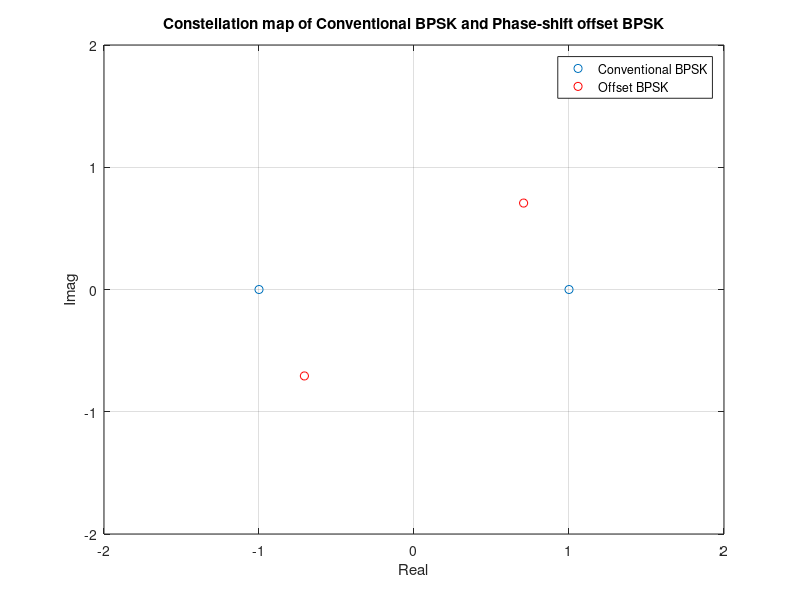

Source code (MATLAB):
sC = [ 1 -1 ];
plot(real(sC), imag(sC), 'o');
hold on
s = [(1./sqrt(2)) + (1i./sqrt(2)) (-1./sqrt(2)) + (-1i./sqrt(2))];
plot(real(s), imag(s), 'ro');
axis([-2 2 -2 2]);


legend('Conventional BPSK', 'Offset BPSK');
xlabel('Real');
ylabel('Imag');
title('Constellation map of Conventional BPSK and Phase-shift offset BPSK');
grid on;